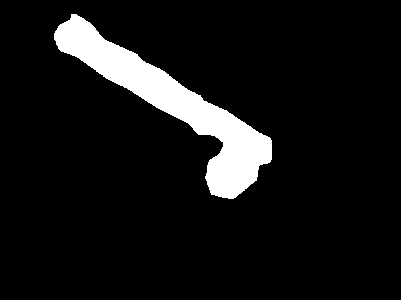
#> input picture ImgRecog/Module2/3VcIL.png, 401 x 300 px
$ python ImgRecog.py Module2/3VcIL.png
#> lines starting #> are read from the running program, lines starting #| are printed output that depends on the picture; after the words box and inside, x2 and y2 are one past the last pixel; in counts of white or black regions, pixels touching at a corner belong together
#> further down, detimg is the input picture: shape (300, 401); min 0, max 255, mean 20.9
### ImgRecog/ImgRecodModule.py
#!/usr/bin/python
# -*- coding: utf-8 -*-
from Module2.extractRect import *
import cv2
import numpy as np
import imutils
from matplotlib import pyplot as plt


def recog(img,boolean):
#> called with boolean = True
	ih,iw = img.shape
#> ih = 300; iw = 401
	storeXYWH = []
	storeCIRCLE = []
	circleH = circleW = 1
	maxWH = cornerWA = cornerWD = cornerSD = cornerSA = A = B = C = D = 0
	detimg = np.copy(img)
	if boolean:
		(ret3, threshold) = cv2.threshold(img, 127, 255, cv2.THRESH_BINARY
										+ cv2.THRESH_OTSU)
#> threshold: shape (300, 401); 8.2% white; 1 white region, box (x1, y1, x2, y2) and area: (54, 14, 272, 199) 9865
#> ret3 = 2

		im_floodfill = threshold.copy()

		# Mask used to flood filling.
		# Notice the size needs to be 2 pixels than the image.
		h, w = threshold.shape[:2]
#> h = 300; w = 401
		mask = np.zeros((h+2, w+2), np.uint8)

		# Floodfill from point (0, 0)
		cv2.floodFill(im_floodfill, mask, (0,0), 255);
#> im_floodfill: shape (300, 401); every value is 255

		# Invert floodfilled image
		im_floodfill_inv = cv2.bitwise_not(im_floodfill)
#> im_floodfill_inv: shape (300, 401); every value is 0

		# Combine the two images to get the foreground.
		im_out = threshold | im_floodfill_inv


		a = im_out[::-1].T
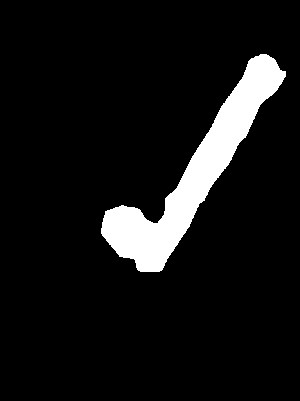
#> a: shape (401, 300); 8.2% white; 1 white region, box (x1, y1, x2, y2) and area: (101, 54, 286, 272) 9865
		idx_in  = np.where(a==255)
#> idx_in = 9865 positions, rows 54 to 271, columns 101 to 285
		idx_out = np.where(a==0)
#> idx_out = 110435 positions, rows 0 to 400, columns 0 to 299
		aa = np.ones_like(a)
		aa[idx_in]  = 0


		rect_coord_ori = findRotMaxRect(aa, flag_opt=True, nbre_angle=1, \
																 flag_parallel=False,		 \
																 flag_out=None,		 \
																 flag_enlarge_img=False,	  \
																 limit_image_size=50		 )
		img = cv2.warpPerspective(detimg, cv2.getPerspectiveTransform(np.array(rect_coord_ori, dtype=np.float32),
								np.array([[0, 0], [iw, 0], [iw,ih],
						[0, ih]], dtype=np.float32)), (iw,ih))
	(ret3, threshold) = cv2.threshold(cv2.GaussianBlur(img, (15, 15), 0), 0, 255, cv2.THRESH_BINARY
									  + cv2.THRESH_OTSU)
	contours = imutils.grab_contours(cv2.findContours(threshold.copy(),
									 cv2.RETR_TREE,
									 cv2.CHAIN_APPROX_SIMPLE))
	font = cv2.FONT_HERSHEY_TRIPLEX
	(height, width) = threshold.shape
	for cnt in contours:
		approx = cv2.approxPolyDP(cnt, 0.045 * cv2.arcLength(cnt, True),
								  True)
		cv2.drawContours(img, [approx], 0, 0, 3)
		x = approx.ravel()[0]
		y = approx.ravel()[1]
		if len(approx) == 3:
			cv2.putText(
				img,
				'A',
				(x, y),
				font,
				1,
				0,
				)
			A += 1
		elif len(approx) == 2:
			cv2.putText(
				img,
				'C',
				(x, y),
				font,
				1,
				0,
				)
			C += 1
		elif len(approx) == 4:
			(_, _, w, h) = cv2.boundingRect(approx)
			ar = w / float(h)
			if width/w > 2 or height/h > 2:
				if width - 10 > w and height - 10 > h:
					if ar >= 0.5 and ar <= 1.5:
						cv2.putText(
							img,
							'B',
							(x, y),
							font,
							1,
							0,
							)
						B += 1
					else:
						cv2.putText(
							img,
							'C',
							(x, y),
							font,
							1,
							0,
							)
						C += 1
		else:
			(_, _, w, h) = cv2.boundingRect(approx)
			if width/w < 7 or height/h < 7:
				D += 1

				cv2.putText(
					img,
					'D',
					(x, y),
					font,
					1,
					0,
					)
	cv2.putText(
		img,
		"A({})B({})C({})D({})".format(A,B,C,D),
		(20,50),
		font,
		1,
		0,
		)
	return img,A,B,C,D

### ImgRecog/Module2/extractRect.py
import numpy as np
from scipy import ndimage, optimize
import pdb
import matplotlib.pyplot as plt
import cv2
import matplotlib.patches as patches
import multiprocessing
import datetime

####################################################
def findMaxRect(data):

	'''http://stackoverflow.com/a/30418912/5008845'''

	nrows,ncols = data.shape
	w = np.zeros(dtype=int, shape=data.shape)
	h = np.zeros(dtype=int, shape=data.shape)
	skip = 1
	area_max = (0, [])


	for r in range(nrows):
		for c in range(ncols):
			if data[r][c] == skip:
				continue
			if r == 0:
				h[r][c] = 1
			else:
				h[r][c] = h[r-1][c]+1
			if c == 0:
				w[r][c] = 1
			else:
				w[r][c] = w[r][c-1]+1
			minw = w[r][c]
			for dh in range(h[r][c]):
				minw = min(minw, w[r-dh][c])
				area = (dh+1)*minw
				if area > area_max[0]:
					area_max = (area, [(r-dh, c-minw+1, r, c)])

	return area_max


########################################################################
def residual(angle,data):

	nx,ny = data.shape
	M = cv2.getRotationMatrix2D(((nx-1)/2,(ny-1)/2),angle,1)
	RotData = cv2.warpAffine(data,M,(nx,ny),flags=cv2.INTER_NEAREST,borderValue=1)
	rectangle = findMaxRect(RotData)

	return 1./rectangle[0]


########################################################################
def residual_star(args):
	return residual(*args)


########################################################################
# [10 lines left out: function get_rectangle_coord, not called in this run]


########################################################################
def findRotMaxRect(data_in,flag_opt=False,flag_parallel = False, nbre_angle=10,flag_out=None,flag_enlarge_img=False,limit_image_size=300):

	'''
	flag_opt	 : True only nbre_angle are tested between 90 and 180
						and a opt descent algo is run on the best fit
				   False 100 angle are tested from 90 to 180.
	flag_parallel: only valid when flag_opt=False. the 100 angle are run on multithreading
	flag_out	 : angle and rectangle of the rotated image are output together with the rectangle of the original image
	flag_enlarge_img : the image used in the function is double of the size of the original to ensure all feature stay in when rotated
	limit_image_size : control the size numbre of pixel of the image use in the function.
					   this speeds up the code but can give approximated results if the shape is not simple
	'''

	#time_s = datetime.datetime.now()

	#make the image square
	#----------------
	nx_in, ny_in = data_in.shape
	if nx_in != ny_in:
		n = max([nx_in,ny_in])
		data_square = np.ones([n,n])
		xshift = (n-nx_in)/2
		yshift = (n-ny_in)/2
		if yshift == 0:
			data_square[int(xshift):int((xshift+nx_in),):				 ] = data_in[:,:]
		else:
			data_square[:				 ,int(yshift):int(yshift+ny_in)] = data_in[:,:]
	else:
		xshift = 0
		yshift = 0
		data_square = data_in

	#apply scale factor if image bigger than limit_image_size
	#----------------
	if data_square.shape[0] > limit_image_size:
		data_small = cv2.resize(data_square,(limit_image_size, limit_image_size),interpolation=cv2.INTER_AREA)
		scale_factor = 1.*data_square.shape[0]/data_small.shape[0]
	else:
		data_small = data_square
		scale_factor = 1


	# set the input data with an odd number of point in each dimension to make rotation easier
	#----------------
	nx,ny = data_small.shape
	nx_extra = -nx; ny_extra = -ny
	if nx%2==0:
		nx+=1
		nx_extra = 1
	if ny%2==0:
		ny+=1
		ny_extra = 1
	data_odd = np.ones([data_small.shape[0]+max([0,nx_extra]),data_small.shape[1]+max([0,ny_extra])])
	data_odd[:-nx_extra, :-ny_extra] = data_small
	nx,ny = data_odd.shape


	nx_odd,ny_odd = data_odd.shape

	if flag_enlarge_img:
		data = np.zeros([2*data_odd.shape[0]+1,2*data_odd.shape[1]+1]) + 1
		nx,ny = data.shape
		data[nx/2-nx_odd/2:nx/2+nx_odd/2,ny/2-ny_odd/2:ny/2+ny_odd/2] = data_odd
	else:
		data = np.copy(data_odd)
		nx,ny = data.shape

	#print (datetime.datetime.now()-time_s).total_seconds()

	if flag_opt:
		myranges_brute = ([(90.,180.),])
		coeff0 = np.array([0.,])
#> (the run stopped early here; a loop or call above may not have finished)

$ run again, with ImgRecog/photo.jpg saved as ImgRecog/Module2/3VcIL.png
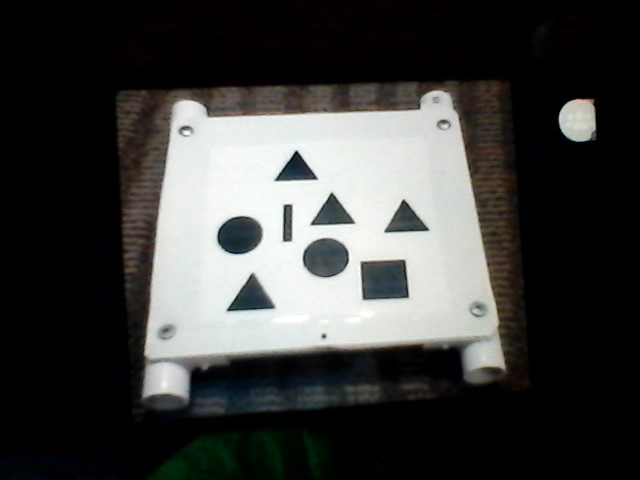
#> input picture ImgRecog/photo.jpg, 640 x 480 px
#> in recog, `(ret3, threshold) = cv2.threshold(img, 127, 255, cv2.THRESH_BINARY + c..`:
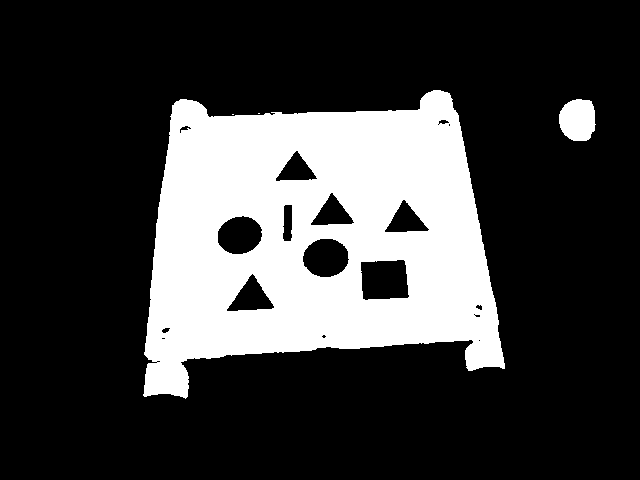
#> threshold: shape (480, 640); 24% white; 4 white regions (2 under 20 px), largest, box (x1, y1, x2, y2) and area: (143, 90, 505, 399) 72528, (559, 99, 596, 141) 1260
#> ret3 = 117
#> im_floodfill: shape (480, 640); 97.5% white; 18 black regions (6 under 20 px), largest, box (x1, y1, x2, y2) and area: (361, 260, 409, 300) 1689, (303, 239, 349, 277) 1362, (218, 216, 262, 254) 1299
#> im_out: shape (480, 640); 26.5% white; 4 white regions (2 under 20 px), largest, box (x1, y1, x2, y2) and area: (143, 90, 505, 399) 80260, (559, 99, 596, 141) 1260
#> in recog, `a = im_out[::-1].T`:
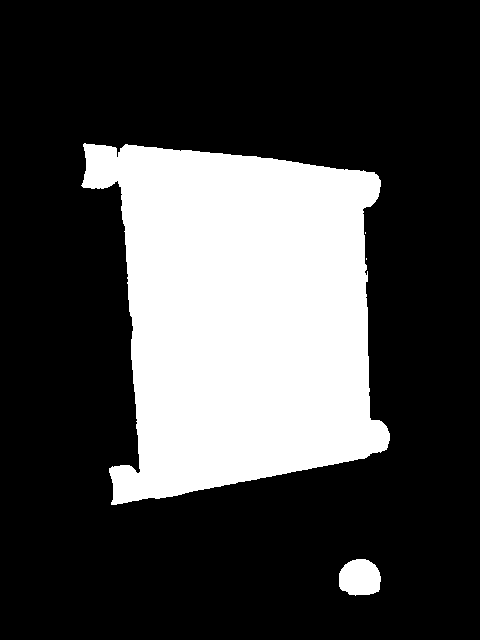
#> a: shape (640, 480); 26.5% white; 4 white regions (2 under 20 px), largest, box (x1, y1, x2, y2) and area: (81, 143, 390, 505) 80260, (339, 559, 381, 596) 1260
#> idx_in = 81524 positions, rows 143 to 595, columns 81 to 389
#> idx_out = 225676 positions, rows 0 to 639, columns 0 to 479
